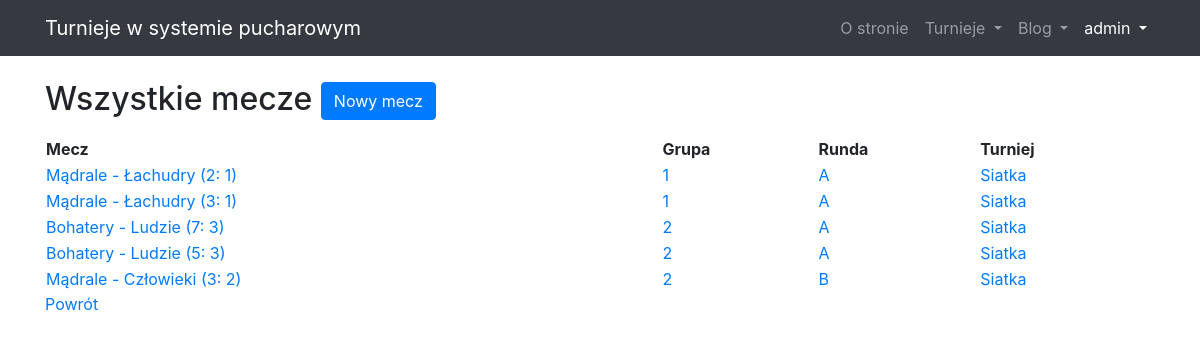
The app's page /tournaments/game/ (signed in) with its own data.
### user/models.py (models this page shows)
class User(AbstractUser):
    date_of_birth = models.DateField(default=date.today)

### tournaments_app/models/game_model.py (models this page shows, shortened)
class Game(models.Model):
    id = models.AutoField(db_index=True, primary_key=True)
    date = models.DateField()
    score_a = models.IntegerField(null=True,
                                  blank=True)
    score_b = models.IntegerField(null=True,
                                  blank=True)
    team_a = models.ForeignKey('tournaments_app.Team',
                               related_name='%(class)s_a_team',
                               on_delete=models.DO_NOTHING)
    team_b = models.ForeignKey('tournaments_app.Team',
                               related_name='%(class)s_b_team',
                               on_delete=models.DO_NOTHING)
    group = models.ForeignKey('tournaments_app.Group',
                              on_delete=models.CASCADE)

### tournaments_app/models/team_model.py (models this page shows, shortened)
class Team(models.Model):
    id = models.AutoField(db_index=True, primary_key=True)
    name = models.CharField(max_length=20)

### tournaments_app/models/group_model.py (models this page shows, shortened)
class Group(models.Model):
    id = models.AutoField(db_index=True, primary_key=True)
    name = models.CharField(max_length=20)
    team_a = models.ForeignKey('tournaments_app.Team',
                               related_name='%(class)s_a_team',
                               on_delete=models.DO_NOTHING)
    team_b = models.ForeignKey('tournaments_app.Team',
                               related_name='%(class)s_b_team',
                               on_delete=models.DO_NOTHING)
    winner = models.ForeignKey('tournaments_app.Team',
                               related_name='%(class)s_win_team',
                               on_delete=models.DO_NOTHING,
                               null=True,
                               blank=True)
    round = models.ForeignKey('tournaments_app.Round',
                              on_delete=models.CASCADE)

### tournaments_app/models/round_model.py (models this page shows, shortened)
class Round(models.Model):
    id = models.AutoField(db_index=True, primary_key=True)
    name = models.CharField(max_length=20)
    number_of_players = models.IntegerField()
    tournament = models.ForeignKey('tournaments_app.Tournament',
                                   on_delete=models.CASCADE)

### tournaments_app/models/tournament_model.py (models this page shows, shortened)
class Tournament(models.Model):
    id = models.AutoField(db_index=True, primary_key=True)
    name = models.CharField(max_length=20)
    start_date = models.DateField()
    end_date = models.DateField()
    max_number_of_players = models.IntegerField()
    registered_teams = models.ManyToManyField('tournaments_app.Team')

### tournaments_app/views/game_view.py (the view)
class AllGameView(ListView):
    model = Game
    def get_context_data(self, **kwargs):
        return {'Games':  Game.objects.all()}

### tournaments_app/templates/tournaments_app/game_list.html
{% extends "tournaments_app/base.html" %}
{% block content %}
<article>
    <div>
        {% if Games  %}
        <h2 class="mt-4 mb-3">Wszystkie mecze <a class="btn btn-primary" href="{% url 'game_add' %}">Nowy mecz</a></h2>
        <table style="width:100%">
            <tr>
                <th>Mecz</th>
                <th>Grupa</th>
                <th>Runda</th>
                <th>Turniej</th>
            </tr>
            {% for game in Games %}
            <tr>
                <td><a href="{% url 'game_detail' game.id %}">{{ game.team_a.name }} - {{ game.team_b.name }}
                        ({{ game.score_a }}: {{ game.score_b }})</a></td>
                <td><a href="{% url 'group_detail' game.group.id %}">{{ game.group.name }}</a></td>
                <td><a href="{% url 'round_detail' game.group.round.id %}">{{ game.group.round.name }}</a></td>
                <td><a
                        href="{% url 'tournament_detail' game.group.round.tournament.id %}">{{ game.group.round.tournament.name }}</a>
                </td>
            </tr>
            {% endfor %}
        </table>
        {% else %}
        <h2 class="mt-4 mb-3">Nie ma żadnych meczy w bazie danych.<a class="btn btn-primary"
                href="{% url 'game_add' %}">Nowy mecz</a></h2>
        {% endif %}
    </div>
    <a href="{{request.META.HTTP_REFERER}}">Powrót</a>
</article>
{% endblock content %}

### tournaments_app/templates/tournaments_app/base.html (shortened to what this page needs)
{% load static %}
<!DOCTYPE html>
<html>
<head>
    <link rel="stylesheet" href="https://stackpath.bootstrapcdn.com/bootstrap/4.1.3/css/bootstrap.min.css"
>
    <link rel="stylesheet" href="{% static "css/bootstrap.min.css" %}">
    <link rel="stylesheet" href="{% static "css/modern-business.css" %}">
</head>
{% load crispy_forms_tags %}
<body>
    <nav class=" navbar fixed-top navbar-expand-lg navbar-dark bg-dark fixed-top">
        <div class="container">
            <a class="navbar-brand" href="{% url 'blog-home' %}">Turnieje w systemie pucharowym</a>
            <div class="collapse navbar-collapse" id="navbarResponsive">
                <ul class="navbar-nav ml-auto">
                    <li class="nav-item">
                        <a class="nav-link" href="{% url 'blog-about' %}">O stronie</a>
                    </li>
                    <li class="nav-item dropdown">
                        <a class="nav-link dropdown-toggle" href="#" id="navbarDropdownPortfolio" data-toggle="dropdown"
                            aria-haspopup="true" aria-expanded="false">
                            Turnieje
                        </a>
                    </li>
                    <li class="nav-item dropdown">
                        <a class="nav-link dropdown-toggle" href="#" id="navbarDropdownBlog" data-toggle="dropdown"
                            aria-haspopup="true" aria-expanded="false">
                            Blog
                        </a>
                    </li>
                    <li class="nav-item active dropdown">
                        <a class="nav-link dropdown-toggle" href="#" id="navbarDropdownBlog" data-toggle="dropdown"
                            aria-haspopup="true" aria-expanded="false">
                            {% if user.is_authenticated %}
                            {{ user.username }}
                            {% else %}
                            Konto
                            {% endif %}
                        </a>
                    </li>
                </ul>
            </div>
        </div>
    </nav>
    <div class="container">
        {% block content %}
        {% endblock %}
    </div>
</body>
</html>

### tournaments_app/static/css/modern-business.css (style rules this page uses)
body { padding-top: 56px; }

### records on screen
User: username "admin"
Game: team_a.name "Mądrale", team_b.name "Łachudry", score_a "2", score_b "1", group.name "1", group.round.name "A", group.round.tournament.name "Siatka"
Game: team_a.name "Mądrale", team_b.name "Łachudry", score_a "3", score_b "1", group.name "1", group.round.name "A", group.round.tournament.name "Siatka"
Game: team_a.name "Bohatery", team_b.name "Ludzie", score_a "7", score_b "3", group.name "2", group.round.name "A", group.round.tournament.name "Siatka"
Game: team_a.name "Bohatery", team_b.name "Ludzie", score_a "5", score_b "3", group.name "2", group.round.name "A", group.round.tournament.name "Siatka"
Game: team_a.name "Mądrale", team_b.name "Człowieki", score_a "3", score_b "2", group.name "2", group.round.name "B", group.round.tournament.name "Siatka"
